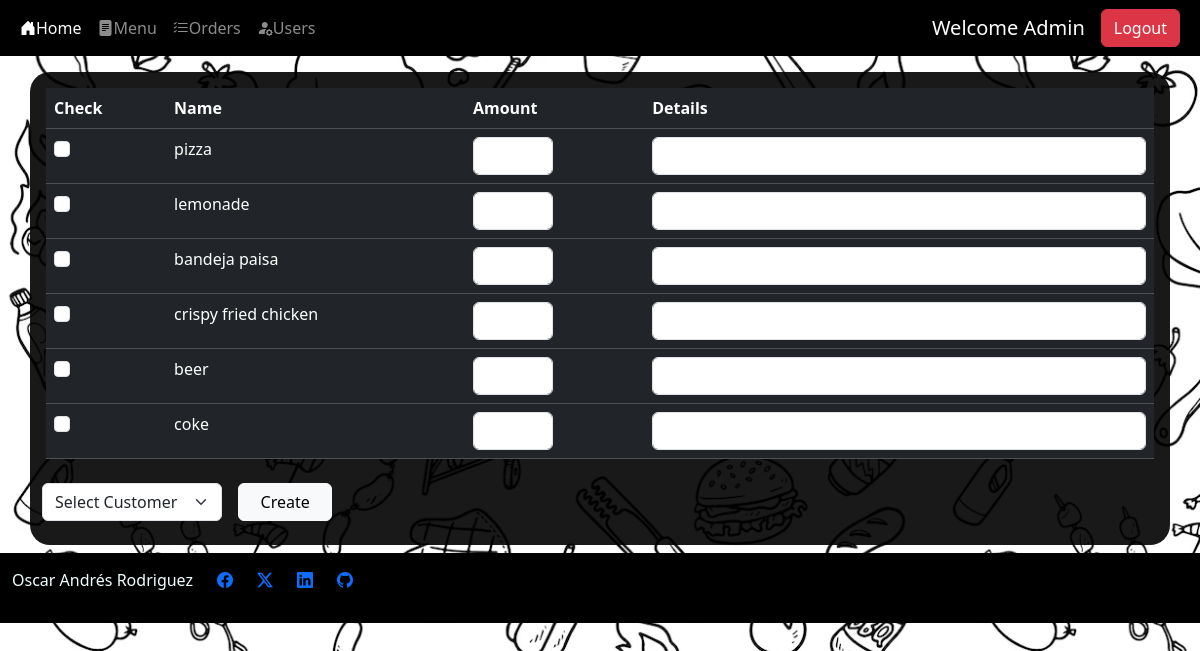
Screenshot of /orders/ (signed in) with the database file from the repository.
### src/db/db_models.py (models this page shows)
class Users(Base):
    __tablename__ = "users"
    id = Column(Integer,primary_key=True, index=True)
    name = Column(String)
    last_name = Column(String)
    email = Column(String, unique=True, index=True, nullable=False)
    password = Column(String, nullable=False)
    rol_id = Column(Integer, ForeignKey('roles.id'), nullable=True)

class Food(Base):
    __tablename__ = "food"
    id = Column(Integer,primary_key=True, index=True)
    name = Column(String, nullable=False)
    origin = Column(String)
    ingredients = Column(String, nullable=False)
    meal_id = Column(Integer,ForeignKey('meal.id'), nullable=False)
    price = Column(Integer, nullable=False)
    image_url = Column(String, nullable=True)
    type_id = Column(Integer, ForeignKey("types.id"), nullable=False)

### src/routes/orders.py (the view)
@router.get('/')
def get_orders(request: Request,db: Session = Depends(get_db)):
    print("loading menu page")
    user, body = get_current_user(request=request, db=db)
    if user is None:
            return RedirectResponse(url="/home",status_code=status.HTTP_307_TEMPORARY_REDIRECT)
    menu, types, food= menu_actions.get_menu_details(db=db)
    customers = db.query(Users).filter(Users.rol_id == 4).all()
    body["customers"] = customers
    body["menu"] = menu
    body['orders'] = db.query(Orders).all()
    return templates.TemplateResponse("orders.html", body)

### templates/orders.html (shortened to what this page needs)
{% extends "layout.html" %}
{% block content %}
<div class="container menu-container mt-3 p-3 ">
    <form action="/orders/add_order"  method="post">
        <table class="table table-dark table-hover p-1">
            <thead>
                <tr>
                    <th>Check</th>
                    <th>Name</th>
                    <th>Amount</th>
                    <th>Details</th>
                </tr>
            </thead>
            <tbody>
                {% for item in menu %}
                <tr>
                    <td>
                        <input class="form-check-input" type="checkbox" value="{{item.food_id}}" id="food_id" name="food_id_{{item.food_id}}">
                    </td>
                    <td>
                        <label class="form-check-label" for="{{item.id}}"> {{item.name}} </label>
                    </td>
                    <td >
                        <input class="form-control" type="number" min="0" id="food_quantity" name="food_quantity_{{item.food_id}}" style="width: 80px;">
                    </td>
                    <td>
                        <input type="text" class="form-control" id="detail" name="detail_{{item.food_id}}" >
                    </td>
                </tr>
                {% endfor %}
            </tbody>
        </table>
        <div class="row">
            <select class="form-select m-2" aria-label="select customer" style="max-width: 180px;" name="customer_id">
                <option selected>Select Customer</option>
              </select>
            <button type="submit" class="btn btn-light col-1 m-2">Create</button>
        </div>
    </form>
</div>
{% endblock %}

### templates/nav-bar.html (shortened to what this page needs)
<nav class="navbar navbar-expand-lg navbar-dark bg-black ">
    <div class="container-fluid">
      <div class="collapse navbar-collapse" id="navbarSupportedContent">
        <ul class="navbar-nav me-auto mb-2 mb-lg-0">
          <li class="nav-item">
            <a class="nav-link active" aria-current="page" href="/home"> <i class="bi-house-door-fill"></i>Home</a>
          </li>
        {% if session %}
          <li class="nav-item">
            <a class="nav-link" href="/menu"> <i class="bi-file-text-fill"></i>Menu</a>
          </li>
          <li class="nav-item">
            <a class="nav-link" href="/orders"> <i class="bi-list-check"></i>Orders</a>
          </li>
        {% endif %}
        {% if rol == 1%}
          <li class="nav-item">
            <a class="nav-link" href="/users/users"> <i class="bi-person-fill-gear"></i>Users</a>
          </li>
        {% endif %}
      </ul>
      {% if USERNAME  %}
      <a class="navbar-brand">Welcome {{ USERNAME | title }}</a>
      {% endif %}
        {% if session == True %}
        <form class="d-flex" role="logout" method="post" action="/logout">
          <button class="btn btn-danger me-2" href="/logout" type="submit">Logout</button>
        </form>
          {% else %}
          <a class="btn btn-success me-2" href="/login">Login</a>
          {% endif %}
      </div>
    </div>
  </nav>

### static/styles.css (style rules this page uses)
body { background-image: url("/static/food.png"); }
.menu-container { background: rgba(0,0,0,.9); color: azure; border-radius: 20px; }

### rows the page displays
Users: name "Admin"
Food: name "pizza"
Food: name "lemonade"
Food: name "bandeja paisa"
Food: name "crispy fried chicken"
Food: name "beer"
Food: name "coke"
